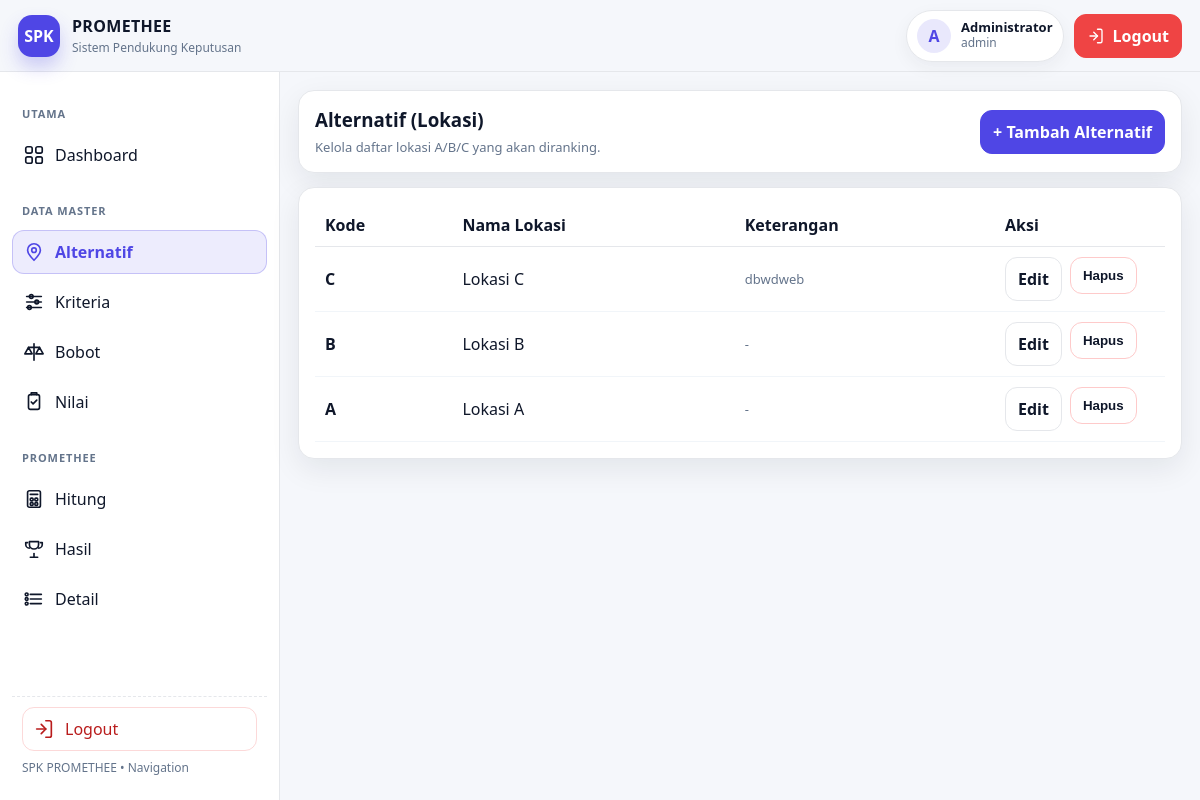
Screenshot of /public/alternatives/index.php (signed in) with the database file from the repository.
### tables this page shows
CREATE TABLE `alternatives` (
  `id` bigint(20) UNSIGNED NOT NULL,
  `code` varchar(20) NOT NULL,
  `name` varchar(160) NOT NULL,
  `description` text DEFAULT NULL
);

### public/alternatives/index.php (the view, shortened to what this page needs)
<?php
require_once __DIR__ . "/../../app/config/database.php";
$rows = $pdo->query("SELECT id, code, name, description FROM alternatives ORDER BY id DESC")->fetchAll();
require_once __DIR__ . "/../../layouts/header.php";
require_once __DIR__ . "/../../layouts/navbar.php";
require_once __DIR__ . "/../../layouts/sidebar.php";
?>
<main class="main">
  <div class="container">
    <div class="card" style="display:flex; justify-content:space-between; align-items:center; gap:10px; flex-wrap:wrap;">
      <div>
        <h3 style="margin:0;">Alternatif (Lokasi)</h3>
        <p class="muted" style="margin:6px 0 0;">Kelola daftar lokasi A/B/C yang akan diranking.</p>
      </div>
      <a class="btn btn-primary" href="/spk-promethee/public/alternatives/create.php">+ Tambah Alternatif</a>
    </div>
    <div class="card" style="margin-top:14px; overflow:auto;">
      <table style="width:100%; border-collapse:collapse; min-width:720px;">
        <thead>
          <tr style="text-align:left; border-bottom:1px solid #e5e7eb;">
            <th style="padding:10px;">Kode</th>
            <th style="padding:10px;">Nama Lokasi</th>
            <th style="padding:10px;">Keterangan</th>
            <th style="padding:10px; width:170px;">Aksi</th>
          </tr>
        </thead>
        <tbody>
          <?php if (!$rows): ?>
            <tr>
              <td colspan="4" style="padding:14px;" class="muted">Belum ada data alternatif.</td>
            </tr>
          <?php else: ?>
            <?php foreach ($rows as $r): ?>
              <tr style="border-bottom:1px solid #f1f5f9;">
                <td style="padding:10px; font-weight:800;"><?= htmlspecialchars($r["code"]) ?></td>
                <td style="padding:10px;"><?= htmlspecialchars($r["name"]) ?></td>
                <td style="padding:10px;" class="muted"><?= htmlspecialchars($r["description"] ?? "-") ?></td>
                <td style="padding:10px; display:flex; gap:8px;">
                  <a class="btn" href="/spk-promethee/public/alternatives/edit.php?id=<?= (int)$r["id"] ?>">Edit</a>
                  <form method="POST" action="/spk-promethee/public/alternatives/delete.php" onsubmit="return confirm('Hapus alternatif ini?');">
                    <button class="btn" type="submit" style="border-color:#fecaca;">Hapus</button>
                  </form>
                </td>
              </tr>
            <?php endforeach; ?>
          <?php endif; ?>
        </tbody>
      </table>
    </div>
  </div>
</main>
<?php require_once __DIR__ . "/../../layouts/footer.php"; ?>

### public/assets/css/style.css (style rules this page uses)
:root { --bg:#f5f7fb; --card:#ffffff; --text:#0f172a; --muted:#64748b; --line:#e5e7eb; --primary:#4f46e5; --primary-weak: rgba(79,70,229,.12); --shadow: 0 10px 30px rgba(15,23,42,.08); --radius: 16px; }
* { box-sizing:border-box }
body { margin:0; font-family: ui-sans-serif, system-ui, -apple-system, Segoe UI, Roboto, Arial, "Noto Sans", "Liberation Sans", sans-serif; background:var(--bg); color:var(--text); }
.main { grid-area: main; padding: 18px; }
.container { max-width: 1100px; margin: 0 auto; }
.card { background:var(--card); border:1px solid var(--line); border-radius: var(--radius); box-shadow: var(--shadow); padding: 16px; }
.card h3 { margin:0 0 8px }
.muted { color:var(--muted); font-size:13px; margin:0 }
.btn { display:inline-flex;align-items:center;justify-content:center; padding:10px 12px; border-radius: 12px; border:1px solid var(--line); background:#fff; color:var(--text); text-decoration:none; font-weight:700; }
.btn-primary { background: var(--primary); border-color: var(--primary); color:#fff; }

### rows the page displays
alternatives: code "C", name "Lokasi C", description "dbwdweb"
alternatives: code "B", name "Lokasi B", description "-"
alternatives: code "A", name "Lokasi A", description "-"

### other values shown
substr($userName, 0, 1) "A"
$userName "Administrator"
$userRole "admin"
